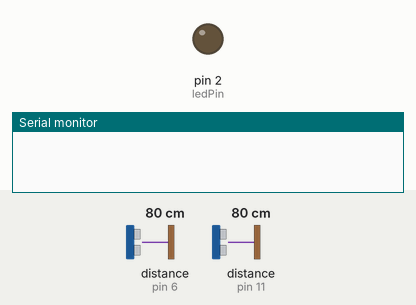
Bench run of a sketch on a simulated Arduino Uno, built with avr-gcc and run on an emulated ATmega328P. Shown: output pins drawn as LEDs (lit = HIGH), the last lines printed to the serial monitor. Wiring (inferred from the names in the program): 2 × ultrasonic range finder: trigger pin 7, echo pin 6 / trigger pin 10, echo pin 11. The inputs (shaded band) are chosen by the test bench; at power-on: distance to the obstacle (sensors on pin 6, pin 11) 80 cm. The echo pulse lasts 58.3 µs per cm; pins used as bus, display or sensor lines are not drawn.

Above: at 1.2 s.
1.3 s: distance to the obstacle (sensor on pin 6) set to 14 cm
2.8 s: distance to the obstacle (sensor on pin 6) set to 11 cm
At 3.7 s:
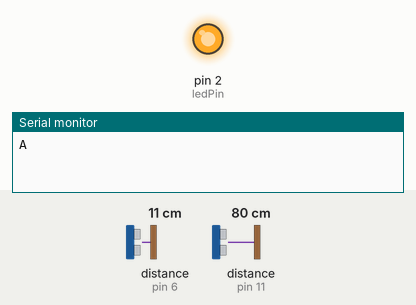
Timing chart, 0 to 5.8 s (numbered marks = the images above; inputs shaded):
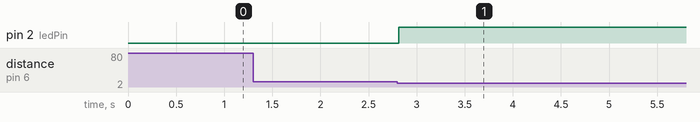

Measured:
- the behaviour switches between 13 and 12 cm on distance to the obstacle (sensor on pin 6) (found by bisection; images 0 and 1)
- after the input at 1.3 s, every drawn part: stays the same
- after the input at 2.8 s, pin 2 (ledPin): LOW → HIGH at once

The sketch:

Shuttle_App_IOT.ino
```cpp
#include <SoftwareSerial.h>

// defines pins numbers
const int trigPin1 = 7;
const int echoPin1 = 6;
const int trigPin2 = 10;
const int echoPin2 = 11;
const int ledPin = 2;
// defines variables
long duration1;
long duration2;
int distance1;
int distance2;
int flag1 = 1;
int flag2 = 1;

SoftwareSerial BTserial(0, 1);

void setup() {
    pinMode(trigPin1, OUTPUT);  // Sets the trigPin as an Output
    pinMode(echoPin1, INPUT);   // Sets the echoPin as an Input
    pinMode(trigPin2, OUTPUT);  // Sets the trigPin as an Output
    pinMode(echoPin2, INPUT);   // Sets the echoPin as an Input
    pinMode(ledPin, OUTPUT);
    Serial.begin(9500);  // Starts the serial communication
    BTserial.begin(9600);
}
void loop() {
    // Clears the trigPin
    digitalWrite(trigPin1, LOW);

    delayMicroseconds(1000);
    // Sets the trigPin on HIGH state for 10 micro seconds
    digitalWrite(trigPin1, HIGH);

    delayMicroseconds(1000);
    digitalWrite(trigPin1, LOW);
    // Reads the echoPin, returns the sound wave travel time in microseconds
    duration1 = pulseIn(echoPin1, HIGH);

    // Calculating the distance
    distance1 = duration1 * 0.034 / 2;

    digitalWrite(trigPin2, LOW);
    delayMicroseconds(1000);
    digitalWrite(trigPin2, HIGH);
    delayMicroseconds(1000);
    digitalWrite(trigPin2, LOW);
    duration2 = pulseIn(echoPin2, HIGH);
    distance2 = duration2 * 0.034 / 2;

    if (distance1 < 12 && flag1 == 1) {
        if (flag1 == 1) {
            Serial.print("A");
            BTserial.write(Serial.read());
            flag1 = 0;
        }
    } else if (distance1 > 12) {
        flag1 = 1;
    }

    if (distance2 < 12 && flag2 == 1) {
        if (flag2 == 1) {
            Serial.print("B");
            BTserial.write(Serial.read());
            flag2 = 0;
        }
    } else if (distance2 > 12) {
        flag2 = 1;
    }

    if (distance1 < 12 || distance2 < 12) {
        digitalWrite(ledPin, HIGH);
    } else {
        digitalWrite(ledPin, LOW);
    }
}
```
